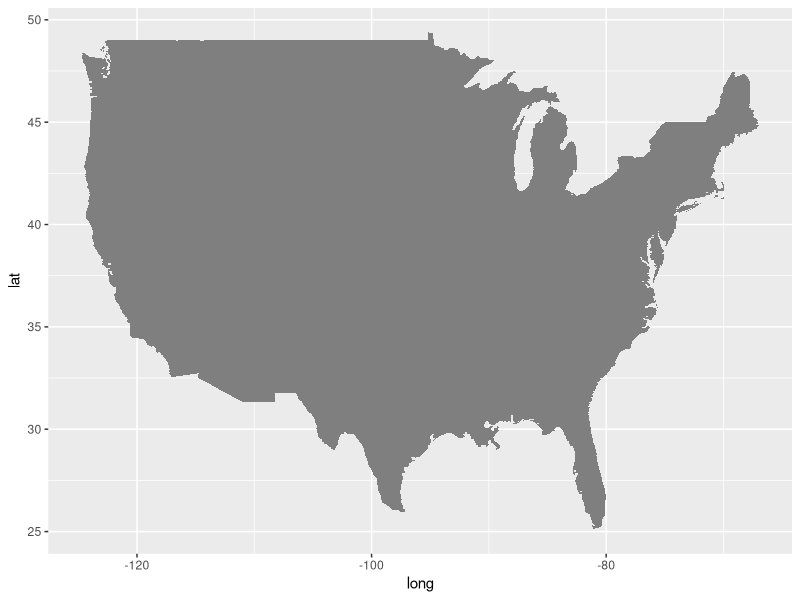

Reproduce this figure in R.
# intall packages that will be used for this project
library(here)
library(maps)
library(ggplot2)
library(dplyr)

# world data will be of the world
pet_data = read.csv(here("Data", "pet-ownership-statistics-by-state_Group2.csv"))
head(pet_data)
str(pet_data)
colnames(pet_data) = c("region", "TotalHouseoldsPerc", "DogsPerc", "AvgNumDogs", "CatsPerc", "AvgNumCats", "DogDevotionScore", "StayedAtAJobTheyDislikedForDogPerc", "WhoWouldSpend4kToSaveDogPerc")
head(pet_data)


state_map = map_data("state")
head(state_map)

#colnames(pet_data)[1] = "region"
head(pet_data)

state_map_cats = left_join(state_map, pet_data, by="region")
head(state_map_cats)


basic_graph = ggplot(state_map_cats, aes(x=long, y=lat, group=group))+
  geom_polygon(aes(fill=TotalHouseoldsPerc))+
  scale_fill_viridis_c()
basic_graph